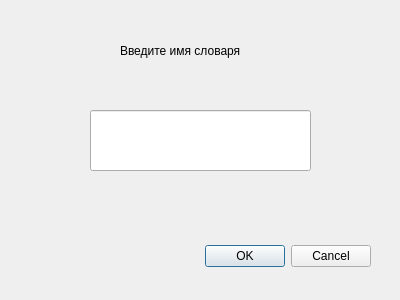
<?xml version="1.0" encoding="UTF-8"?>
<ui version="4.0">
 <class>EmptyDict</class>
 <widget class="QDialog" name="EmptyDict">
  <property name="geometry">
   <rect>
    <x>0</x>
    <y>0</y>
    <width>400</width>
    <height>300</height>
   </rect>
  </property>
  <property name="windowTitle">
   <string>Dialog</string>
  </property>
  <widget class="QDialogButtonBox" name="buttonBox">
   <property name="geometry">
    <rect>
     <x>30</x>
     <y>240</y>
     <width>341</width>
     <height>32</height>
    </rect>
   </property>
   <property name="orientation">
    <enum>Qt::Horizontal</enum>
   </property>
   <property name="standardButtons">
    <set>QDialogButtonBox::Cancel|QDialogButtonBox::Ok</set>
   </property>
  </widget>
  <widget class="QLabel" name="label">
   <property name="geometry">
    <rect>
     <x>120</x>
     <y>30</y>
     <width>151</width>
     <height>41</height>
    </rect>
   </property>
   <property name="text">
    <string>Введите имя словаря</string>
   </property>
  </widget>
  <widget class="QLineEdit" name="lineEdit">
   <property name="geometry">
    <rect>
     <x>90</x>
     <y>110</y>
     <width>221</width>
     <height>61</height>
    </rect>
   </property>
  </widget>
 </widget>
 <resources/>
 <connections>
  <connection>
   <sender>buttonBox</sender>
   <signal>accepted()</signal>
   <receiver>EmptyDict</receiver>
   <slot>accept()</slot>
   <hints>
    <hint type="sourcelabel">
     <x>248</x>
     <y>254</y>
    </hint>
    <hint type="destinationlabel">
     <x>157</x>
     <y>274</y>
    </hint>
   </hints>
  </connection>
  <connection>
   <sender>buttonBox</sender>
   <signal>rejected()</signal>
   <receiver>EmptyDict</receiver>
   <slot>reject()</slot>
   <hints>
    <hint type="sourcelabel">
     <x>316</x>
     <y>260</y>
    </hint>
    <hint type="destinationlabel">
     <x>286</x>
     <y>274</y>
    </hint>
   </hints>
  </connection>
 </connections>
</ui>
